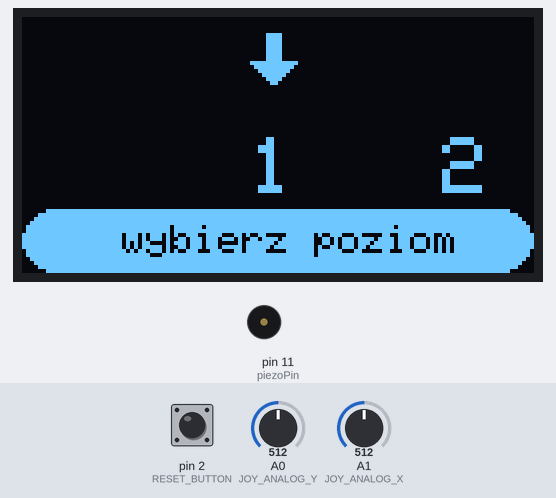
A sketch run on a simulated Arduino Uno, built with avr-gcc and run on an emulated ATmega328P. On the bench: 128×64 one-colour display, buzzer (waves = sounding). Inputs (shaded band) come from the test bench; at power-on: pin 2 (RESET_BUTTON) HIGH, A0 (JOY_ANALOG_Y) = 512, A1 (JOY_ANALOG_X) = 512.

Above: at 1.2 s.
1.3 s: pin 2 (RESET_BUTTON) pulled LOW for 0.15 s
At 2.3 s:
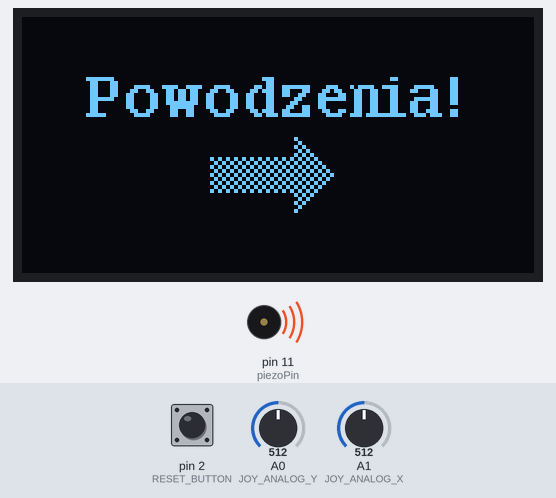
4.4 s: A0 (JOY_ANALOG_Y) set to 40
At 6.0 s:
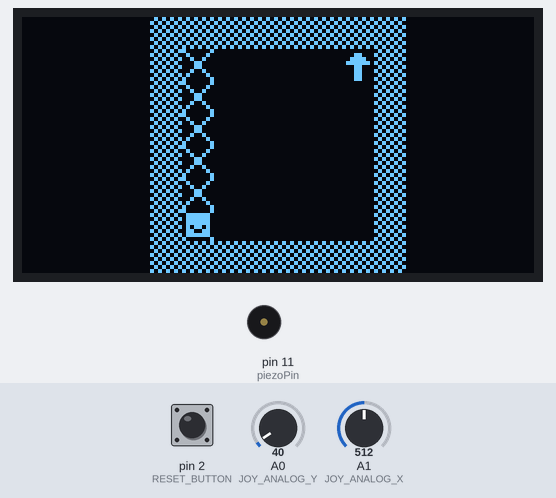
6.2 s: A0 (JOY_ANALOG_Y) set to 994
7.7 s: A0 (JOY_ANALOG_Y) set to 1009
At 9.6 s:
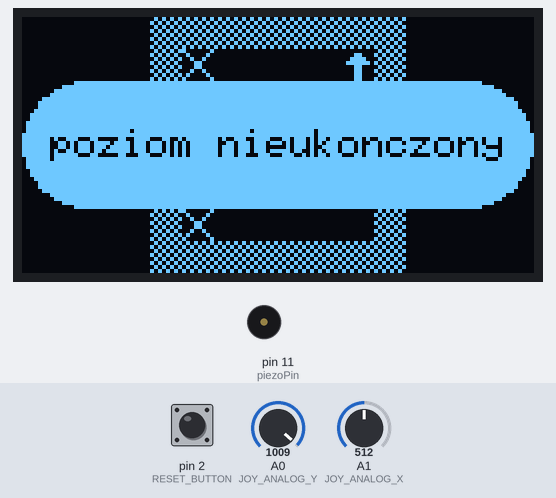
10.7 s: A1 (JOY_ANALOG_X) set to 1010
At 13.6 s:
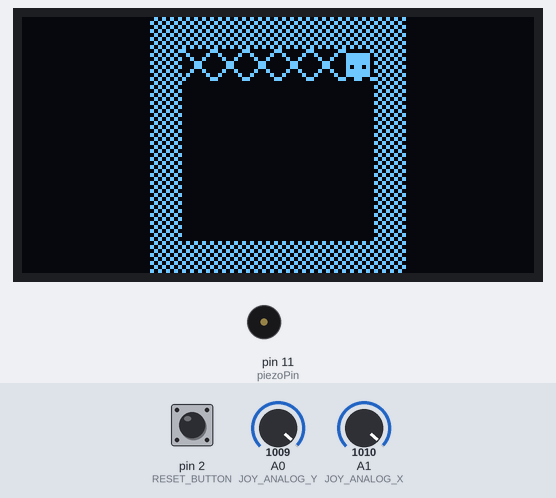
13.7 s: A1 (JOY_ANALOG_X) set to 52
15.2 s: A1 (JOY_ANALOG_X) set to 43
At 17.1 s:
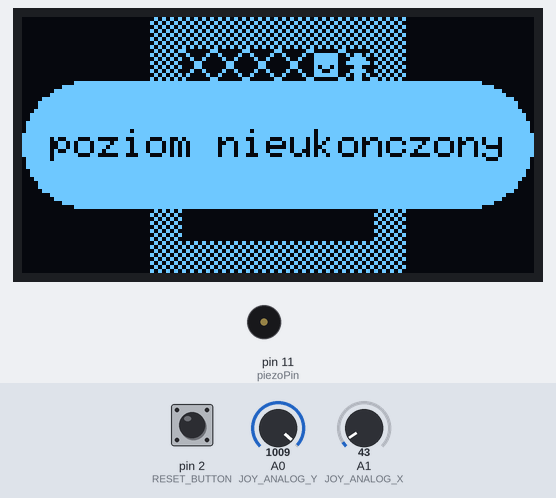
Timing chart, 0 to 21.1 s (numbered marks = the images above; inputs shaded):
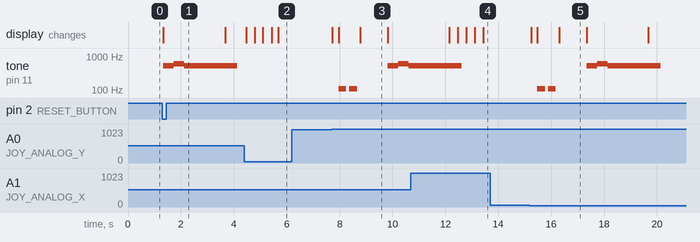

Measured:
- the behaviour switches between 1000 and 1001 on A0 (JOY_ANALOG_Y) (found by bisection; images 2 and 3)
- the behaviour switches between 50 and 49 on A1 (JOY_ANALOG_X) (found by bisection; images 4 and 5)
- after the input at 1.3 s, tone on pin 11 (piezoPin): silent → 523 Hz at once, → 587 Hz 0.40 s later, → 523 Hz 0.40 s later, → silent 2.0 s later; the display: changes at once (image 1)
- after the input at 4.4 s, the display: first changes after 0.06 s (image 2 shows a later state)
- after the input at 6.2 s, every drawn part: stays the same
- after the input at 7.7 s, tone on pin 11 (piezoPin): plays 110 Hz for 0.30 s, 110 Hz for 0.30 s, 523 Hz for 0.40 s, 587 Hz for 0.40 s, 523 Hz for 0.08 s, starting after 0.26 s; the display: first changes at once (image 3 shows a later state)
- after the input at 10.7 s, the display: first changes after 1.5 s (image 4 shows a later state)
- after the input at 13.7 s, every drawn part: stays the same
- after the input at 15.2 s, tone on pin 11 (piezoPin): plays 110 Hz for 0.30 s, 110 Hz for 0.30 s, 523 Hz for 0.40 s, 587 Hz for 0.40 s, 523 Hz for 2.0 s, starting after 0.28 s; the display: first changes after 0.05 s (image 5 shows a later state)

The sketch:

fill_the_board.ino
```cpp
#include <SPI.h>
#include <Wire.h>
#include <Adafruit_GFX.h>
#include <Adafruit_SSD1306.h>
#include <avr/pgmspace.h>

#define RESET_BUTTON 2
#define OLED_RESET 4
#define END_GAME_LEVEL 5

#define SCREEN_WIDTH 128 // szerokosc oleda w px
#define SCREEN_HEIGHT 64 // wysokosc  oleda w px

#define JOY_ANALOG_Y 0
#define JOY_ANALOG_X 1

// SSD1306 display connected to I2C (SDA, SCL pins)
#define OLED_RESET 4
Adafruit_SSD1306 display(SCREEN_WIDTH, SCREEN_HEIGHT, &Wire, OLED_RESET);

static const unsigned char PROGMEM krzyzyk [] = {0x81, 0x42, 0x24, 0x18, 0x18, 0x24, 0x42, 0x81};
static const unsigned char PROGMEM sciana [] = {0x55, 0xaa, 0x55, 0xaa, 0x55, 0xaa, 0x55, 0xaa};
static const unsigned char PROGMEM gracz [] = {0x00, 0x3c, 0x5a, 0x7e, 0x5a, 0x66, 0x3c, 0x00};
static const unsigned char PROGMEM meta [] = {0x00, 0x18, 0x3c, 0x7e, 0x18, 0x18, 0x18, 0x18};

static const unsigned char PROGMEM strzalka [] = {0x00, 0x00, 0x00, 0x00, 0x03, 0xc0, 0x03, 0xc0, //strzalka przy wyborze levela
                                                  0x03, 0xc0, 0x03, 0xc0, 0x03, 0xc0, 0x03, 0xc0,
                                                  0x03, 0xc0, 0x3f, 0xfc, 0x1f, 0xf8, 0x0f, 0xf0,
                                                  0x07, 0xe0, 0x03, 0xc0, 0x01, 0x80, 0x00, 0x00};

static const unsigned char PROGMEM powodzenia [] = {0xfe,0x00,0x00,0x00,0x00,0x0e,0x00,0x00,0x00,0x0c,0x00,0x18,
                                                    0x63,0x00,0x00,0x00,0x00,0x06,0x00,0x00,0x00,0x00,0x00,0x18,
                                                    0x63,0x0f,0x1e,0x78,0xf0,0x36,0x7f,0x0e,0x2f,0x3c,0x3e,0x18,
                                                    0x63,0x19,0x8d,0xb1,0x98,0x6e,0x63,0x1b,0x19,0x8c,0x63,0x18,
                                                    0x63,0x30,0xcd,0xb3,0x0c,0xc6,0x66,0x31,0x99,0x8c,0x03,0x18,
                                                    0x7e,0x30,0xcd,0xb3,0x0c,0xc6,0x0c,0x3f,0x99,0x8c,0x3f,0x18,
                                                    0x60,0x30,0xcf,0xf3,0x0c,0xc6,0x18,0x30,0x19,0x8c,0x63,0x18,
                                                    0x60,0x30,0xc7,0xe3,0x0c,0xc6,0x33,0x30,0x19,0x8c,0x63,0x00,
                                                    0x60,0x19,0x86,0x61,0x98,0x6e,0x63,0x19,0x99,0x8c,0x67,0x18,
                                                    0xf8,0x0f,0x06,0x60,0xf0,0x37,0x7f,0x0f,0x3b,0xff,0x3b,0x98};

static const unsigned char PROGMEM duza_strzalka [] = {0x00,0x00,0x04,0x00,0x00,0x00,0x02,0x00,
                                                       0x00,0x00,0x05,0x00,0x00,0x00,0x02,0x80,
                                                       0x00,0x00,0x05,0x40,0xaa,0xaa,0xaa,0xa0,
                                                       0x55,0x55,0x55,0x50,0xaa,0xaa,0xaa,0xa8,
                                                       0x55,0x55,0x55,0x54,0xaa,0xaa,0xaa,0xaa,
                                                       0x55,0x55,0x55,0x54,0xaa,0xaa,0xaa,0xa8,
                                                       0x55,0x55,0x55,0x50,0xaa,0xaa,0xaa,0xa0,
                                                       0x00,0x00,0x05,0x40,0x00,0x00,0x02,0x80,
                                                       0x00,0x00,0x05,0x00,0x00,0x00,0x02,0x00,
                                                       0x00,0x00,0x04,0x00};

unsigned char level [] = {0x00, 0x00, 0x00, 0x00, 0xFF, 0x81, 0x81, 0x81,
                          0x81, 0x81, 0x81, 0xFF, 0x00, 0x00, 0x00, 0x00};

struct X {
  byte a; //nieuzywane juz
  byte x; //na pozycji x
  byte y; //na y
};

struct LVL {
  byte px; //pozycja gracza na x
  byte py; //pozycja gracza na y
  byte l;  //mapa levela do wczytania
};

                                     //{x grzacz, y gracz, ktora mape zaladowac}
static const LVL levels [] PROGMEM = {{5, 1, 0},  //1
                                      {6, 1, 0},  //2
                                      {5, 6, 1},  //3
                                      {10, 6, 2}, //4
                                      {5, 6, 3}   //5
};

static const unsigned char level_maps [] PROGMEM = {
  0x00, 0x00, 0x00, 0x00, 0xFF, 0x81, 0x81, 0x81, 0x81, 0x81, 0x81, 0xFF, 0x00, 0x00, 0x00, 0x00, //1 i 2 lvl
  0x00, 0x00, 0x00, 0x00, 0xFF, 0x81, 0xe1, 0x8d, 0x81, 0x81, 0xe1, 0xFF, 0x00, 0x00, 0x00, 0x00, //3 lvl
  0x00, 0x00, 0x00, 0x00, 0xFF, 0x81, 0x8d, 0xa1, 0xa1, 0x8d, 0x81, 0xFF, 0x00, 0x00, 0x00, 0x00, //4 lvl
  0x00, 0x00, 0x00, 0x00, 0xFF, 0x81, 0xc9, 0x81, 0xb1, 0x81, 0x81, 0xFF, 0x00, 0x00, 0x00, 0x00  //5 lvl
  };

int piezoPin = 11; //buzzer
unsigned char x;
unsigned char y;
int i;
int joy_x = 0;
int joy_y = 0;
int pl_x = 8;
int pl_y = 8;
int pm_x = 0;
int pm_y = 0;
byte cur_level = 0;
int menu_pos = 0;
char menu_dir = 0;
byte menu_lev = 0;
bool in_menu = true;

int X_iter = 0;
int X_arr_x[64];
int X_arr_y[64];

int target_x[] = {10, 5, 7, 9, 10};  //meta x os do wczytania
int target_y[] = {1, 1, 1, 4, 4};    //meta y os

int moves_to_finish[] = {36, 36, 30, 30, 32};  //kroki do ukonczenia
int lvl_cntr = 0;

void setup() {
  pinMode(RESET_BUTTON, INPUT_PULLUP);
  display.begin(SSD1306_SWITCHCAPVCC, 0x3C);

  in_menu = true;
}


void load_level(byte l)  //wczytywanie levela
{
  in_menu = false;
  display.clearDisplay();
  display.drawBitmap(16, 15, powodzenia, 93, 10, 1);
  display.drawBitmap(47, 30, duza_strzalka, 31, 19, 1);
  display.display();

  tone(piezoPin, 523, 2000);
  delay(400);
  tone(piezoPin, 587, 2000);
  delay(400);
  tone(piezoPin, 523, 2000);
  delay(500);

  //load level: program memory -> ram
  LVL lvl;
  memcpy_P(&lvl, &levels[l], sizeof(LVL));

  //load level map: progmem -> ram
  memcpy_P(&level, &level_maps[lvl.l * 16], 16);

  pl_x = lvl.px * 8;  //pozycja gracza
  pl_y = lvl.py * 8;
  pm_x = pm_y = 0;
  delay(1000);
}

void loop() {
  if (in_menu) {
    menu_loop();
  } else {
    game_loop();
  }
}


void menu_loop()
{
  joy_x = (analogRead(JOY_ANALOG_X) - 512) / 100;

  if (joy_x > 0 && menu_pos == menu_lev * 48) {
    if (menu_lev < END_GAME_LEVEL - 1) menu_lev++;
  }
  if (joy_x < 0 && menu_pos == menu_lev * 48) {
    if (menu_lev > 0) menu_lev--;
  }

  if (menu_pos > menu_lev * 48) {
    menu_pos -= 8;
    if (menu_pos < menu_lev * 48) menu_pos = menu_lev * 48;
  }
  if (menu_pos < menu_lev * 48) {
    menu_pos += 8;
    if (menu_pos > menu_lev * 48) menu_pos = menu_lev * 48;
  }

  display.clearDisplay();

  display.fillRoundRect(0, 48, 128, 16, 30, WHITE);
  display.setTextSize(1);
  display.setTextColor(BLACK);
  display.setCursor(25, 52);
  display.print(String("wybierz poziom"));
  display.drawBitmap(55, 2, strzalka, 16, 16, 1);
  display.setTextSize(2);
  display.setTextColor(WHITE);
  display.setTextWrap(false);

  //1 lvl -> 5 lvl
  for (i = 0; i < END_GAME_LEVEL; i++) {
    int x = 64 - (i+1 < 10 ? 7 : 16) - menu_pos + i * 48;
    if (x < - 24 || x > 152) continue;
    display.setCursor(x, 30);
    display.print(String(i+1));
  }

  display.display();

  if (!digitalRead(RESET_BUTTON)) {
    cur_level = menu_lev;
    load_level(menu_lev);
  }
}

int cntr = 0;


void game_loop()
{
  if ( level_finished() ) {
    for (int i = 0; i < 64; i++){
      X_arr_x[i] = 0;
      X_arr_y[i] = 0;
    }

    X_iter = 0;
    cntr = 0;
    lvl_cntr++;
    game_complete();
    cur_level++;

    if (cur_level == END_GAME_LEVEL) {
      end_game();
    } else {
      load_level(cur_level);
    }
  }

  if (!digitalRead(RESET_BUTTON)) {
    for (int i = 0; i < 64; i++){
      X_arr_x[i] = 0;
      X_arr_y[i] = 0;
    }
    X_iter = 0;
    cntr = 0;
    load_level(cur_level);
  }

  if(cntr == 0)
  {
    X_arr_x[X_iter] = pl_x;
    X_arr_y[X_iter] = pl_y;
    X_iter++;
  }

  player_movement();  //aktualizuj

  display.clearDisplay();

  draw_level();
  draw_target();
  draw_player();
  draw_X();

  display.display();
  cntr++;

  if(cntr-1 > 0)
  {
    game_failed();
  }
}


void game_failed()
{
  bool end = false;
  for (int i = 0; i < X_iter-1; i++)
  {
    if (X_arr_x[i] == pl_x && X_arr_y[i] == pl_y)
    {
      end = true;
    }
  }

  if(end == true)
  {
    tone(piezoPin, 110, 300);
    delay(400);
    tone(piezoPin, 110, 300);
    delay(400);

    display.fillRoundRect(0, 16, 128, 32, 30, WHITE);
    display.setTextSize(1);
    display.setTextColor(BLACK);
    display.setCursor(7, 28);
    display.println(String("poziom nieukonczony"));
    display.display();
    delay(1000);

    for (int i = 0; i < 64; i++){
      X_arr_x[i] = 0;
      X_arr_y[i] = 0;
    }
    X_iter = 0;
    cntr = 0;
    load_level( cur_level );
  }
}


void end_game()
{
  game_complete();
  cur_level = END_GAME_LEVEL - 1;
  menu_lev = END_GAME_LEVEL - 1;
  in_menu = true;
  lvl_cntr = 0;
  cntr = 0;

  tone(piezoPin, 523, 500);
  delay(400);
  tone(piezoPin, 587, 500);
  delay(400);
  tone(piezoPin, 659, 500);
  delay(400);
  tone(piezoPin, 698, 500);
  delay(400);
  tone(piezoPin, 784, 500);
  delay(400);
  tone(piezoPin, 880, 500);
  delay(400);
  tone(piezoPin, 988, 500);
  delay(400);
  tone(piezoPin, 1047, 1000);
  delay(400);

  display.fillRoundRect(0, 16, 128, 32, 30, WHITE);
  display.setTextSize(2);
  display.setTextColor(BLACK);
  display.setCursor(8, 25);
  display.println(String("GAME OVER"));
  display.display();

  while (digitalRead(RESET_BUTTON)) {
    delay(16);
  }
  delay(1000);
}


void game_complete()
{
  display.fillRoundRect(0, 16, 128, 32, 30, WHITE);
  display.setTextSize(1);
  display.setTextColor(BLACK);
  display.setCursor(47, 20);
  display.println(String("poziom"));
  display.setCursor(37, 35);
  display.println(String("ukonczony"));
  display.display();

  tone(piezoPin, 659, 300);
  delay(400);
  tone(piezoPin, 698, 300);
  delay(400);
  tone(piezoPin, 740, 300);
  delay(400);
  tone(piezoPin, 784, 500);
  delay(1500);
}


void player_movement()
{
  joy_x = (analogRead(JOY_ANALOG_X));
  joy_y = (analogRead(JOY_ANALOG_Y));

  if (pm_x == 0 && pm_y == 0) {
    if (joy_x > 1000) { pm_x = 1; } else
    if (joy_x < 50) { pm_x = -1; } else
    if (joy_y > 1000) { pm_y = -1; } else
    if (joy_y < 50) { pm_y = 1; }

    // sprawdz sciany
    if (!can_go(pl_x/8 + pm_x, pl_y/8 + pm_y)) {
      pm_x = 0;
      pm_y = 0;
    }
  }
}


void draw_player()
{
  if ( pm_x != 0 ) {
    pl_x += pm_x;
    if (pl_x % 8 == 0){
      X_arr_x[X_iter] = pl_x;
      X_arr_y[X_iter] = pl_y;
      X_iter++;
      pm_x = 0;
    }
  }
  if ( pm_y != 0 ) {
    pl_y += pm_y;
    if (pl_y % 8 == 0){
      X_arr_x[X_iter] = pl_x;
      X_arr_y[X_iter] = pl_y;
      X_iter++;
      pm_y = 0;
    }
  }
  display.drawBitmap(pl_x, pl_y, gracz, 8, 8, 1);
}

//pekniete plytki
void draw_X()
{
  for (int i = 0; i < X_iter; i++)
    {
      display.drawBitmap(X_arr_x[i], X_arr_y[i], krzyzyk, 8, 8, 1);
    }
}

//meta
void draw_target()
{
  display.drawBitmap(target_x[lvl_cntr] * 8, target_y[lvl_cntr] * 8, meta, 8, 8, 1);
}

//jesli wszystkie kroki wykonane i na pozycji mety
bool level_finished()
{
  return pl_y/8 == target_y[lvl_cntr] && pl_x/8 == target_x[lvl_cntr] && X_iter == moves_to_finish[lvl_cntr];
}

//blokuj jesli sciana
bool can_go(unsigned char x, unsigned char y)
{
  i = level[x] & (0x01 << y);
  return (i == 0);
}

//rysuj lvle z level_maps
void draw_level()
{
  for (x = 0; x < 16; x++) {
    for (y = 0; y < 8; y++) {
      i = level[x] & (0x01 << y);
      if ( i > 0 ) display.drawBitmap(x * 8, y * 8, sciana, 8, 8, 1);
    }
  }
}
```
